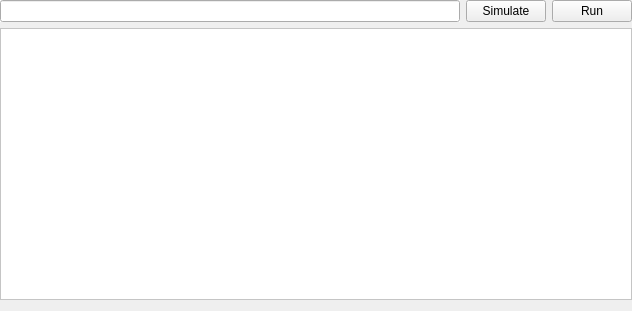
<?xml version="1.0" encoding="UTF-8"?>
<ui version="4.0">
 <class>Form</class>
 <widget class="QWidget" name="Form">
  <property name="geometry">
   <rect>
    <x>0</x>
    <y>0</y>
    <width>632</width>
    <height>311</height>
   </rect>
  </property>
  <property name="windowTitle">
   <string>Form</string>
  </property>
  <layout class="QVBoxLayout" name="verticalLayout">
   <property name="leftMargin">
    <number>0</number>
   </property>
   <property name="topMargin">
    <number>0</number>
   </property>
   <property name="rightMargin">
    <number>0</number>
   </property>
   <item>
    <layout class="QHBoxLayout" name="btnLayout">
     <item>
      <widget class="HistoryLineEdit" name="commandInput">
       <property name="sizePolicy">
        <sizepolicy hsizetype="Expanding" vsizetype="Ignored">
         <horstretch>0</horstretch>
         <verstretch>0</verstretch>
        </sizepolicy>
       </property>
       <property name="autoFillBackground">
        <bool>true</bool>
       </property>
      </widget>
     </item>
     <item>
      <widget class="QPushButton" name="simBtn">
       <property name="text">
        <string>Simulate</string>
       </property>
       <property name="icon">
        <iconset resource="../../../../../resources/nicos-gui.qrc">
         <normaloff>:/simulate</normaloff>:/simulate</iconset>
       </property>
      </widget>
     </item>
     <item>
      <widget class="QPushButton" name="runBtn">
       <property name="text">
        <string>Run</string>
       </property>
       <property name="icon">
        <iconset resource="../../../../../resources/nicos-gui.qrc">
         <normaloff>:/continue</normaloff>:/continue</iconset>
       </property>
      </widget>
     </item>
    </layout>
   </item>
   <item>
    <widget class="QFrame" name="frame">
     <property name="sizePolicy">
      <sizepolicy hsizetype="Preferred" vsizetype="Preferred">
       <horstretch>0</horstretch>
       <verstretch>0</verstretch>
      </sizepolicy>
     </property>
     <property name="palette">
      <palette>
       <active>
        <colorrole role="Base">
         <brush brushstyle="SolidPattern">
          <color alpha="255">
           <red>255</red>
           <green>255</green>
           <blue>255</blue>
          </color>
         </brush>
        </colorrole>
        <colorrole role="Window">
         <brush brushstyle="SolidPattern">
          <color alpha="255">
           <red>255</red>
           <green>255</green>
           <blue>255</blue>
          </color>
         </brush>
        </colorrole>
       </active>
       <inactive>
        <colorrole role="Base">
         <brush brushstyle="SolidPattern">
          <color alpha="255">
           <red>255</red>
           <green>255</green>
           <blue>255</blue>
          </color>
         </brush>
        </colorrole>
        <colorrole role="Window">
         <brush brushstyle="SolidPattern">
          <color alpha="255">
           <red>255</red>
           <green>255</green>
           <blue>255</blue>
          </color>
         </brush>
        </colorrole>
       </inactive>
       <disabled>
        <colorrole role="Base">
         <brush brushstyle="SolidPattern">
          <color alpha="255">
           <red>255</red>
           <green>255</green>
           <blue>255</blue>
          </color>
         </brush>
        </colorrole>
        <colorrole role="Window">
         <brush brushstyle="SolidPattern">
          <color alpha="255">
           <red>255</red>
           <green>255</green>
           <blue>255</blue>
          </color>
         </brush>
        </colorrole>
       </disabled>
      </palette>
     </property>
     <property name="autoFillBackground">
      <bool>true</bool>
     </property>
     <property name="frameShape">
      <enum>QFrame::StyledPanel</enum>
     </property>
     <property name="frameShadow">
      <enum>QFrame::Raised</enum>
     </property>
     <layout class="QVBoxLayout" name="verticalLayout_2">
      <item>
       <spacer name="verticalSpacer">
        <property name="orientation">
         <enum>Qt::Vertical</enum>
        </property>
        <property name="sizeHint" stdset="0">
         <size>
          <width>20</width>
          <height>40</height>
         </size>
        </property>
       </spacer>
      </item>
     </layout>
    </widget>
   </item>
  </layout>
 </widget>
 <customwidgets>
  <customwidget>
   <class>HistoryLineEdit</class>
   <extends>QLineEdit</extends>
   <header>nicos.clients.gui.widgets.histedit</header>
  </customwidget>
 </customwidgets>
 <resources>
  <include location="../../../../../resources/nicos-gui.qrc"/>
 </resources>
 <connections/>
</ui>
